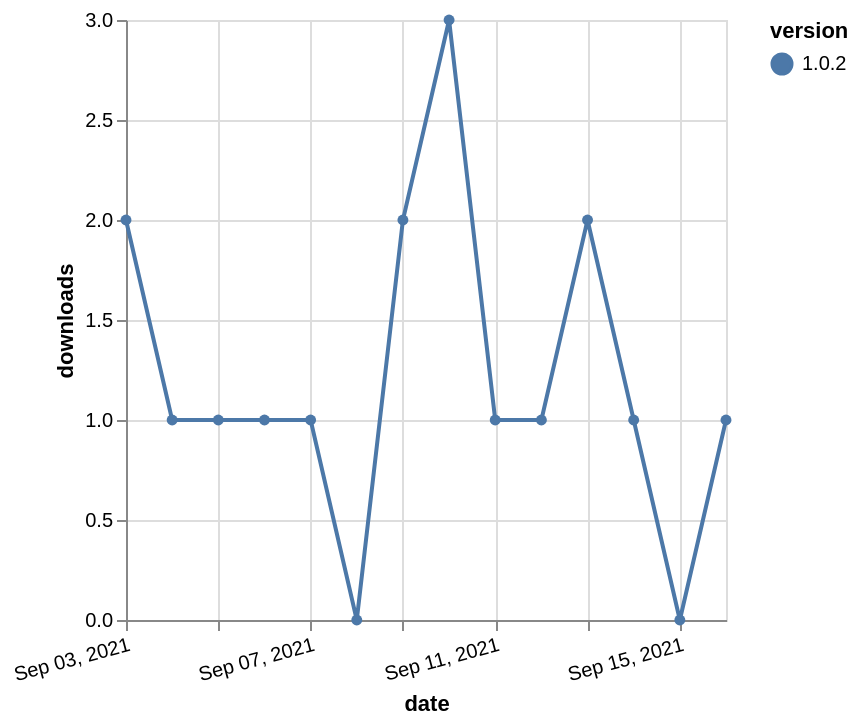

Write a Vega-Lite specification for this figure.
### Vega-Lite specification from a JSON file in a GitHub repository (floating-point values rounded to 4 significant figures)
{"$schema": "https://vega.github.io/schema/vega-lite/v5.json", "description": "A simple bar chart with embedded data.", "data": {"values": [{"date": "2021-09-03", "total": 133, "delta": 2, "version": "1.0.2"}, {"date": "2021-09-04", "total": 134, "delta": 1, "version": "1.0.2"}, {"date": "2021-09-05", "total": 135, "delta": 1, "version": "1.0.2"}, {"date": "2021-09-06", "total": 136, "delta": 1, "version": "1.0.2"}, {"date": "2021-09-07", "total": 137, "delta": 1, "version": "1.0.2"}, {"date": "2021-09-08", "total": 137, "delta": 0, "version": "1.0.2"}, {"date": "2021-09-09", "total": 139, "delta": 2, "version": "1.0.2"}, {"date": "2021-09-10", "total": 142, "delta": 3, "version": "1.0.2"}, {"date": "2021-09-11", "total": 143, "delta": 1, "version": "1.0.2"}, {"date": "2021-09-12", "total": 144, "delta": 1, "version": "1.0.2"}, {"date": "2021-09-13", "total": 146, "delta": 2, "version": "1.0.2"}, {"date": "2021-09-14", "total": 147, "delta": 1, "version": "1.0.2"}, {"date": "2021-09-15", "total": 147, "delta": 0, "version": "1.0.2"}, {"date": "2021-09-16", "total": 148, "delta": 1, "version": "1.0.2"}]}, "width": "container", "mark": {"type": "line", "point": {"filled": true}}, "encoding": {"x": {"field": "date", "type": "temporal", "timeUnit": "yearmonthdate", "title": "date", "axis": {"labelAngle": -15}}, "y": {"field": "delta", "type": "quantitative", "title": "downloads"}, "color": {"field": "version", "type": "nominal"}, "tooltip": {"field": "delta"}}}
